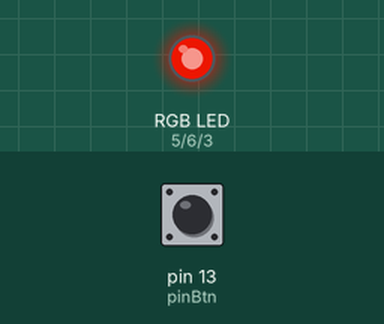
This sketch was run on a simulated Arduino Uno, built with avr-gcc and run on an emulated ATmega328P. Parts: an RGB LED mixed from three pins (HIGH = lit). The test bench sets the inputs (shaded band); at power-on: pin 13 (pinBtn) HIGH. Dim RGB values are drawn brighter than linear; random numbers use the default seed unless the sketch sets one; what the sketch prints to the serial monitor is not drawn.

Above: at 1.2 s.
1.3 s: pin 13 (pinBtn) pulled LOW for 0.15 s
At 1.6 s:
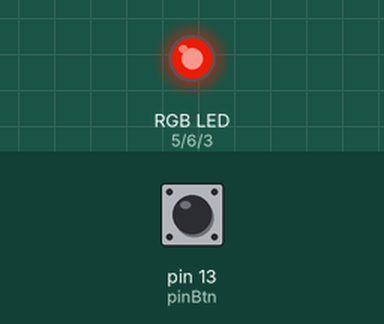
4.4 s: pin 13 (pinBtn) pulled LOW for 1 s
At 5.57 s:
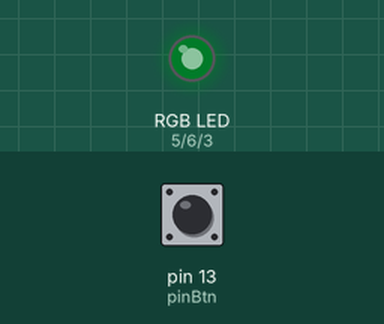
7.8 s: pin 13 (pinBtn) pulled LOW for 0.15 s
At 9.56 s:
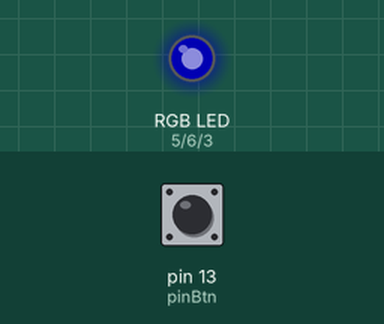
10.8 s: pin 13 (pinBtn) pulsed LOW 5 times (0.12 s each, 0.3 s apart)
13.8 s: pin 13 (pinBtn) pulsed LOW 2 times (0.12 s each, 0.3 s apart)
At 16.36 s:
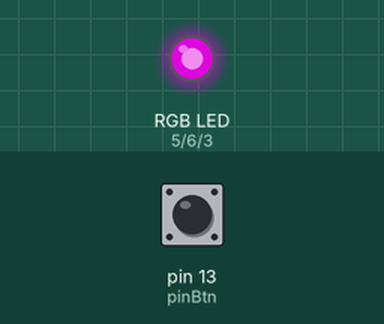
17.4 s: pin 13 (pinBtn) pulled LOW for 3.2 s
Timing chart, 0 to 29.4 s (numbered marks = the images above; inputs shaded):
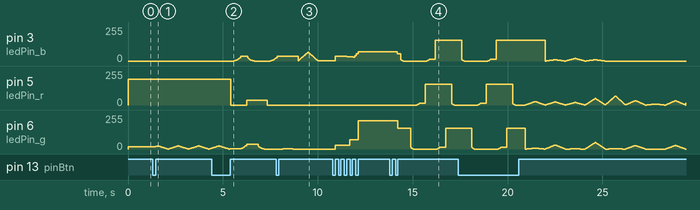

The sketch:

arduino.ino
```cpp
/// Serial message protocol
/// =======================
///
/// Each message contains of 6 byte.
///
/// Start Byte | Type Byte | Data Byte 0 | Data Byte 1 | Data Byte 2 | End Byte
/// 0x0f       | 0x..      | 0x..        | 0x..        | 0x..        | 0xff
///
/// Message         | Type Byte | Data Byte 0 | Data Byte 1 | Data Byte 2
/// Heart Beat Req. | 0x00      | 0x00        | 0x00        | 0x00
/// Heart Beat Ack. | 0x01      | 0x00        | 0x00        | 0x00
/// Brightness Req. | 0x02      | value       | 0x00        | 0x00
/// Brightness Ack. | 0x03      | value       | 0x00        | 0x00
/// Mode Req.       | 0x04      | value       | param 0     | param 1
/// Mode Ack.       | 0x05      | value       | param 0     | param 1
/// Color Req.      | 0x06      | red         | green       | blue
/// Color Ack.      | 0x07      | red         | green       | blue
/// Error           | 0xff      | err code 0  | err code 1  | err code 2

#define GAMMA_CORRECTION

#include <avr/io.h>
#include <avr/wdt.h>
#include <Bounce2.h>

#ifdef GAMMA_CORRECTION
const uint8_t PROGMEM gamma8[] = {
    0,  0,  0,  0,  0,  0,  0,  0,  0,  0,  0,  0,  0,  0,  0,  0,
    0,  0,  0,  0,  0,  0,  0,  0,  0,  0,  0,  0,  1,  1,  1,  1,
    1,  1,  1,  1,  1,  1,  1,  1,  1,  2,  2,  2,  2,  2,  2,  2,
    2,  3,  3,  3,  3,  3,  3,  3,  4,  4,  4,  4,  4,  5,  5,  5,
    5,  6,  6,  6,  6,  7,  7,  7,  7,  8,  8,  8,  9,  9,  9, 10,
   10, 10, 11, 11, 11, 12, 12, 13, 13, 13, 14, 14, 15, 15, 16, 16,
   17, 17, 18, 18, 19, 19, 20, 20, 21, 21, 22, 22, 23, 24, 24, 25,
   25, 26, 27, 27, 28, 29, 29, 30, 31, 32, 32, 33, 34, 35, 35, 36,
   37, 38, 39, 39, 40, 41, 42, 43, 44, 45, 46, 47, 48, 49, 50, 50,
   51, 52, 54, 55, 56, 57, 58, 59, 60, 61, 62, 63, 64, 66, 67, 68,
   69, 70, 72, 73, 74, 75, 77, 78, 79, 81, 82, 83, 85, 86, 87, 89,
   90, 92, 93, 95, 96, 98, 99,101,102,104,105,107,109,110,112,114,
  115,117,119,120,122,124,126,127,129,131,133,135,137,138,140,142,
  144,146,148,150,152,154,156,158,160,162,164,167,169,171,173,175,
  177,180,182,184,186,189,191,193,196,198,200,203,205,208,210,213,
  215,218,220,223,225,228,231,233,236,239,241,244,247,249,252,255 };
#endif // GAMMA_CORRECTION

//Setup Output
#define ledPin_r 5
#define ledPin_g 6
#define ledPin_b 3

int inputByte_0 = 0;
int inputByte_1 = 0;
int inputByte_2 = 0;
int inputByte_3 = 0;
int inputByte_4 = 0;
int inputByte_5 = 0;

byte brightness = 196;
byte red = 255;
byte green = 109;
byte blue = 0;
byte mode = 0;  // 0: PC send; 1: Breathing; 2: Color Circle; 3: Breathing Circle
byte mode_p0 = 0; // breating: delay; Color Circle: delay; Breathing Circle: delay
byte mode_p1 = 0; // breating: minBrightness; Color Circle: 0; Breathing Circle: minBrightness

bool mode_forward = true;

const int serialReadTimeout_us = 25;

unsigned long lastCmd;

//  Debounce button object
int pinBtn = 13;
Bounce debouncer = Bounce();

//Setup
void setup()
{
  pinMode(ledPin_r, OUTPUT);
  pinMode(ledPin_g, OUTPUT);
  pinMode(ledPin_b, OUTPUT);

  pinMode(pinBtn, INPUT);
  digitalWrite(pinBtn, HIGH);
  debouncer.attach(pinBtn);
  debouncer.interval(5);

  Serial.begin(115200);

  lastCmd = millis();
}

//Main Loop
void loop()
{
  if ( debouncer.update() && debouncer.read() == HIGH)
  {
    if(mode >= 3) mode = 0;
    else ++mode;
    Serial.write("Mode changed: ");
    Serial.write(48+(int)mode);
    Send(0x05, mode, 0x00, 0x00);
  }

  // Handling messages has highest priority
  HandleBuffer();

  switch(mode)
  {
    case 1: Breathing(); break;
    case 2: ColorCircle(); break;
    case 3: BreathingCircle(); break;
  }

  SetColor(brightness, red, green, blue);
}

bool HasToChangeMode(byte vmin, byte vmax, bool forward)
{
  return ((brightness <= mode_p1 && !forward) || (brightness >= 255 && forward));
}

void Breathing()
{
  if (HasToChangeMode(mode_p1, 255, mode_forward))
      mode_forward = !mode_forward;
  brightness = (byte)((int)brightness + (mode_forward ? 1 : -1));
  if (mode_p0 < 2)
    mode_p0 = 2;
  delay(mode_p0);
}

void ColorCircle_Init()
{
    red = 0;
    green = 0;
    blue = 0;
    if (brightness < 10)
        brightness = 255;
    mode_p1 = 0;
}

void ColorCircle()
{
  switch (mode_p1)
  {
      case 0:
          if (red >= 254) mode_p1 = 1;
          ++red;
          break;
      case 1:
          if (blue >= 254) mode_p1 = 2;
          ++blue;
          break;
      case 2:
          if (green >= 254) mode_p1 = 3;
          ++green;
          break;
      case 3:
          if (red <= 1) mode_p1 = 4;
          --red;
          break;
      case 4:
          if (blue <= 1) mode_p1 = 5;
          --blue;
          break;
      case 5:
          if (green <= 1) mode_p1 = 0;
          --green;
          break;
  }
  if (mode_p0 < 2)
    mode_p0 = 2;
  delay(mode_p0);
}

void BreathingCircle_Init()
{
    red = (byte)random(255);
    green = (byte)random(255);
    blue = (byte)random(255);
    if (brightness < 10)
        brightness = 255;
    mode_p1 = 0;
}

void BreathingCircle()
{
  if (HasToChangeMode(mode_p1, 255, mode_forward))
      mode_forward = !mode_forward;

  if (brightness <= mode_p1)
  {
    red = (byte)random(255);
    green = (byte)random(255);
    blue = (byte)random(255);
  }

  brightness = (byte)((int)brightness + (mode_forward ? 1 : -1));
  if (mode_p0 < 2)
    mode_p0 = 2;
  delay(mode_p0);
}

void(* resetFunc) (void) = 0; //declare reset function @ address 0

bool HandleBuffer()
{
  if (Serial.available() >= 6)
  {
    while(inputByte_0 == 0 && Serial.peek() != 0x0f)
      Serial.read();

    //Read buffer
    inputByte_0 = Serial.read();
    delayMicroseconds(serialReadTimeout_us);
    inputByte_1 = Serial.read();
    delayMicroseconds(serialReadTimeout_us);
    inputByte_2 = Serial.read();
    delayMicroseconds(serialReadTimeout_us);
    inputByte_3 = Serial.read();
    delayMicroseconds(serialReadTimeout_us);
    inputByte_4 = Serial.read();
    delayMicroseconds(serialReadTimeout_us);
    inputByte_5 = Serial.read();
  }

  //Check for start of Message
  if (inputByte_0 == 0x0f && inputByte_5 == 0xff)
  {
    //Detect Command type
    switch (inputByte_1)
    {
      case 0x00: // Heart beat
        Send(0x01, 0x00, 0x00, 0x00);
        break;
      case 0x02: // Brightness
        brightness = inputByte_2;
        Send(0x03, brightness, 0x00, 0x00);
        break;
      case 0x04: // Mode
        mode = inputByte_2;
        mode_p0 = inputByte_3;
        mode_p1 = inputByte_4;
        Send(0x05, mode, 0x00, 0x00);
        switch(mode)
        {
          case 2: ColorCircle_Init(); break;
          case 3: BreathingCircle_Init(); break;
        }
        break;
      case 0x06: // Color
        red = inputByte_2;
        green = inputByte_3;
        blue = inputByte_4;
        Send(0x07, red, green, blue);
        break;
    }
    lastCmd = millis();

    inputByte_0 = 0;
    inputByte_1 = 0;
    inputByte_2 = 0;
    inputByte_3 = 0;
    inputByte_4 = 0;
    inputByte_5 = 0;
  }
  else if(millis() - lastCmd > 360000)
  {
    Send(0xff, 0x0f, 0x0f, 0x0f);
    wdt_enable(WDTO_1S);
  }
}

static void SetColor(int brightness, int red, int green, int blue)
{
#ifdef GAMMA_CORRECTION
  analogWrite(ledPin_r, pgm_read_byte_near(&gamma8[red  ]) * brightness / 255);
  analogWrite(ledPin_g, pgm_read_byte_near(&gamma8[green]) * brightness / 255);
  analogWrite(ledPin_b, pgm_read_byte_near(&gamma8[blue ]) * brightness / 255);
#else // GAMMA_CORRECTION
  analogWrite(ledPin_r, red   * brightness / 255));
  analogWrite(ledPin_g, green * brightness / 255));
  analogWrite(ledPin_b, blue  * brightness / 255));
#endif // GAMMA_CORRECTION
}

static void Send(byte bType, byte bD0, byte bD1, byte bD2)
{
  byte buf[6];
  buf[0] = 0x0f;
  buf[1] = bType;
  buf[2] = bD0;
  buf[3] = bD1;
  buf[4] = bD2;
  buf[5] = 0xff;
  Serial.write(buf, 6);
}
```

Measured:
- after the input at 4.4 s, pin 3 (ledPin_b): rises from 0/255 to 35/255 in 0.38 s, then falls to 0/255 in 0.69 s
- after the input at 13.8 s, pin 5 (ledPin_r): rises from 0/255 to 154/255 in 0.45 s, then falls to 0/255 in 1.5 s
